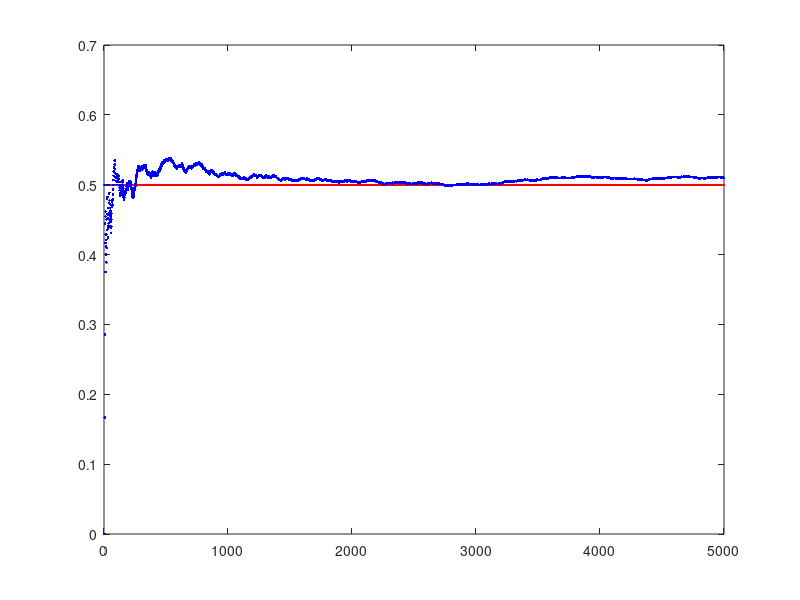

The MATLAB script that drew this image:
i  = 1:5000;
coins = round(rand(1, 5000));
values = (cumsum(coins)./i);
figure
plot(i, 0.5*ones(1, 5000), 'r.');
hold on;
plot(i, values, 'b.');
